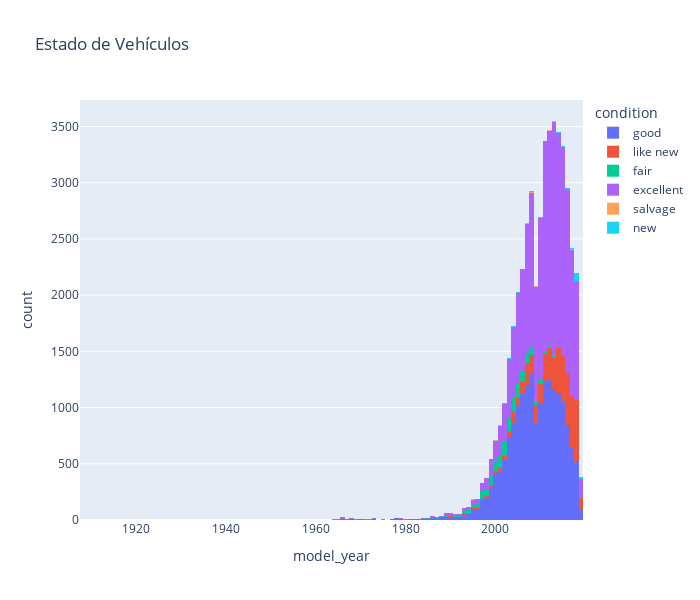

The notebook cell saved with this chart:
### Code cell
# Visualizar histograma 2
fig_model_year = px.histogram(
    car_data, 
    x= "model_year", 
    color="condition",  
    width = 700, 
    height = 600, 
    title= "Condición de Vehículos"
) 
fig_model_year.show()

### Figure 1 — Plotly figure (JSON) as saved in the notebook; plotly's stock layout.template omitted (floating-point values rounded to 4 significant figures; data arrays with more than 128 entries replaced by an {"elided": "..."} marker saying what was removed)
{"data": [{"bingroup": "x", "hovertemplate": "condition=good<br>model_year=%{x}<br>count=%{y}<extra></extra>", "legendgroup": "good", "marker": {"color": "#636efa", "pattern": {"shape": ""}}, "name": "good", "orientation": "v", "showlegend": true, "type": "histogram", "x": {"elided": "20145 float values"}, "xaxis": "x", "yaxis": "y"}, {"bingroup": "x", "hovertemplate": "condition=like new<br>model_year=%{x}<br>count=%{y}<extra></extra>", "legendgroup": "like new", "marker": {"color": "#EF553B", "pattern": {"shape": ""}}, "name": "like new", "orientation": "v", "showlegend": true, "type": "histogram", "x": {"elided": "4742 float values"}, "xaxis": "x", "yaxis": "y"}, {"bingroup": "x", "hovertemplate": "condition=fair<br>model_year=%{x}<br>count=%{y}<extra></extra>", "legendgroup": "fair", "marker": {"color": "#00cc96", "pattern": {"shape": ""}}, "name": "fair", "orientation": "v", "showlegend": true, "type": "histogram", "x": {"elided": "1607 float values"}, "xaxis": "x", "yaxis": "y"}, {"bingroup": "x", "hovertemplate": "condition=excellent<br>model_year=%{x}<br>count=%{y}<extra></extra>", "legendgroup": "excellent", "marker": {"color": "#ab63fa", "pattern": {"shape": ""}}, "name": "excellent", "orientation": "v", "showlegend": true, "type": "histogram", "x": {"elided": "24773 float values"}, "xaxis": "x", "yaxis": "y"}, {"bingroup": "x", "hovertemplate": "condition=salvage<br>model_year=%{x}<br>count=%{y}<extra></extra>", "legendgroup": "salvage", "marker": {"color": "#FFA15A", "pattern": {"shape": ""}}, "name": "salvage", "orientation": "v", "showlegend": true, "type": "histogram", "x": [1999.0, 2008.0, 2012.0, 1995.0, 2003.0, 2005.0, 2008.0, 2001.0, 2001.0, 1998.0, 2001.0, 2003.0, 2008.0, 2000.0, 2005.0, 2014.0, 2003.0, 1997.0, NaN, 2009.0, 2013.0, 2006.0, 2015.0, 2018.0, 2006.0, 1994.0, 1995.0, 2019.0, 1995.0, 2018.0, 2000.0, 2014.0, NaN, 2004.0, 2001.0, 2015.0, 2007.0, 2004.0, 2014.0, 1999.0, NaN, 2007.0, NaN, 2013.0, 1999.0, 2015.0, 2013.0, 2003.0, 1977.0, 2014.0, 2000.0, 2017.0, 2017.0, 2014.0, 2014.0, 2004.0, 1995.0, 2013.0, NaN, 1999.0, 2002.0, 2010.0, NaN, 2004.0, 2018.0, 2003.0, 2008.0, NaN, NaN, 2017.0, 2017.0, 2017.0, 2009.0, 2001.0, 2002.0, 1996.0, NaN, 2010.0, 2002.0, 2007.0, 2000.0, NaN, 2001.0, 2005.0, 2001.0, 1993.0, 2005.0, 2012.0, 1999.0, 2003.0, 2016.0, 2006.0, 1994.0, 2008.0, 2014.0, 1993.0, 2005.0, 2006.0, 2001.0, 2011.0, 2008.0, 2004.0, 2015.0, 2007.0, 1986.0, 2013.0, NaN, 1994.0, 1999.0, 1997.0, 2008.0, NaN, 2017.0, 2013.0, 2002.0], "xaxis": "x", "yaxis": "y"}, {"bingroup": "x", "hovertemplate": "condition=new<br>model_year=%{x}<br>count=%{y}<extra></extra>", "legendgroup": "new", "marker": {"color": "#19d3f3", "pattern": {"shape": ""}}, "name": "new", "orientation": "v", "showlegend": true, "type": "histogram", "x": {"elided": "143 float values"}, "xaxis": "x", "yaxis": "y"}], "layout": {"barmode": "relative", "height": 600, "legend": {"title": {"text": "condition"}, "tracegroupgap": 0}, "title": {"text": "Estado de Vehículos"}, "width": 700, "xaxis": {"anchor": "y", "domain": [0, 1], "title": {"text": "model_year"}}, "yaxis": {"anchor": "x", "domain": [0, 1], "title": {"text": "count"}}}}
